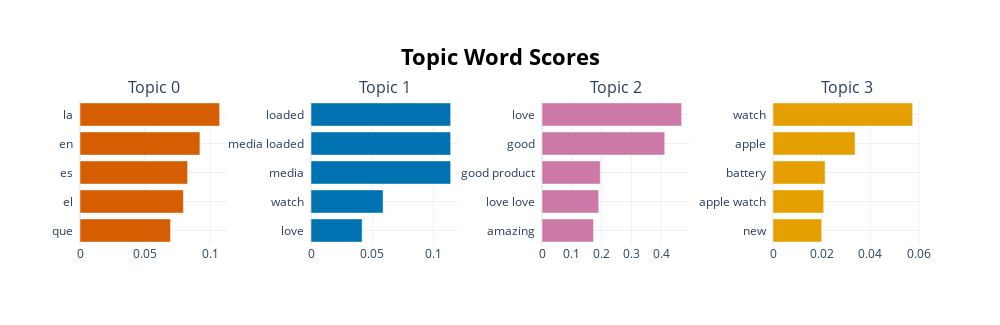

The code cell stored with this chart in its notebook:
### Code cell
model.visualize_barchart()

### Figure 1 — Plotly figure (JSON) as saved in the notebook; plotly's stock layout.template omitted (floating-point values rounded to 4 significant figures)
{"data": [{"marker": {"color": "#D55E00"}, "orientation": "h", "type": "bar", "x": [0.06966, 0.07955, 0.08278, 0.09224, 0.1074], "xaxis": "x", "y": ["que  ", "el  ", "es  ", "en  ", "la  "], "yaxis": "y"}, {"marker": {"color": "#0072B2"}, "orientation": "h", "type": "bar", "x": [0.04176, 0.05887, 0.114, 0.114, 0.114], "xaxis": "x2", "y": ["love  ", "watch  ", "media  ", "media loaded  ", "loaded  "], "yaxis": "y2"}, {"marker": {"color": "#CC79A7"}, "orientation": "h", "type": "bar", "x": [0.173, 0.1906, 0.1958, 0.4124, 0.4692], "xaxis": "x3", "y": ["amazing  ", "love love  ", "good product  ", "good  ", "love  "], "yaxis": "y3"}, {"marker": {"color": "#E69F00"}, "orientation": "h", "type": "bar", "x": [0.02003, 0.02087, 0.02144, 0.03375, 0.05746], "xaxis": "x4", "y": ["new  ", "apple watch  ", "battery  ", "apple  ", "watch  "], "yaxis": "y4"}], "layout": {"annotations": [{"font": {"size": 16}, "showarrow": false, "text": "Topic 0", "x": 0.0875, "xanchor": "center", "xref": "paper", "y": 1, "yanchor": "bottom", "yref": "paper"}, {"font": {"size": 16}, "showarrow": false, "text": "Topic 1", "x": 0.3625, "xanchor": "center", "xref": "paper", "y": 1, "yanchor": "bottom", "yref": "paper"}, {"font": {"size": 16}, "showarrow": false, "text": "Topic 2", "x": 0.6375, "xanchor": "center", "xref": "paper", "y": 1, "yanchor": "bottom", "yref": "paper"}, {"font": {"size": 16}, "showarrow": false, "text": "Topic 3", "x": 0.9125, "xanchor": "center", "xref": "paper", "y": 1, "yanchor": "bottom", "yref": "paper"}], "height": 325, "hoverlabel": {"bgcolor": "white", "font": {"family": "Rockwell", "size": 16}}, "showlegend": false, "title": {"font": {"color": "Black", "size": 22}, "text": "<b>Topic Word Scores", "x": 0.5, "xanchor": "center", "yanchor": "top"}, "width": 1000, "xaxis": {"anchor": "y", "domain": [0, 0.175], "showgrid": true}, "xaxis2": {"anchor": "y2", "domain": [0.275, 0.45], "showgrid": true}, "xaxis3": {"anchor": "y3", "domain": [0.55, 0.725], "showgrid": true}, "xaxis4": {"anchor": "y4", "domain": [0.825, 1], "showgrid": true}, "yaxis": {"anchor": "x", "domain": [0, 1], "showgrid": true}, "yaxis2": {"anchor": "x2", "domain": [0, 1], "showgrid": true}, "yaxis3": {"anchor": "x3", "domain": [0, 1], "showgrid": true}, "yaxis4": {"anchor": "x4", "domain": [0, 1], "showgrid": true}}}
